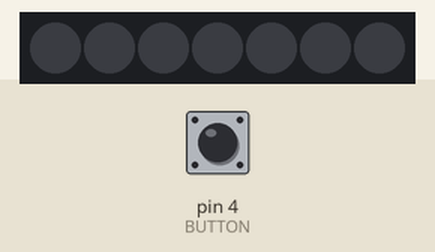
Recording of a sketch running on a simulated Arduino Uno, built with avr-gcc and run on an emulated ATmega328P. On the bench: 7 RGB LEDs in strip order, left to right. The test bench sets the inputs (shaded band); at power-on: pin 4 (BUTTON) LOW. Dim RGB values are drawn brighter than linear.

Above: at 1.2 s.
1.3 s: pin 4 (BUTTON) pulled HIGH for 3.2 s
At 3.1 s:
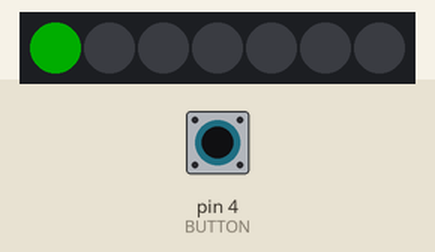
At 5.2 s:
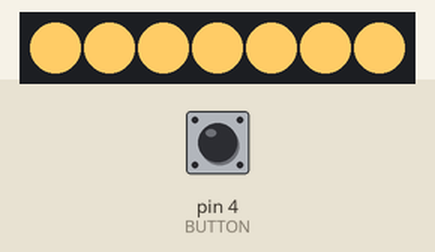
6.0 s: pin 4 (BUTTON) pulled HIGH for 3.2 s
At 7.8 s:
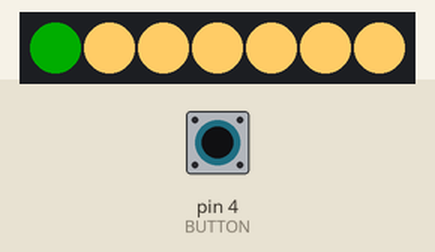
Timing chart, 0 to 10.7 s (numbered marks = the images above; inputs shaded):
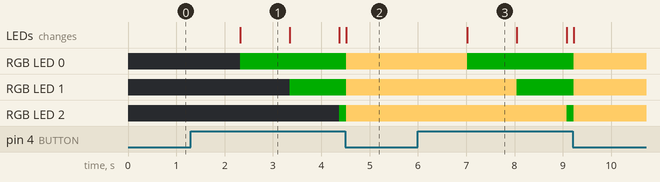

Measured:
- after the input at 1.3 s, RGB LED 0: off → RGB(0, 50, 0) after 1.0 s, → RGB(255, 204, 102) 2.2 s later; RGB LED 1: off → RGB(0, 50, 0) after 2.0 s, → RGB(255, 204, 102) 1.2 s later; RGB LED 2: off → RGB(0, 50, 0) after 3.1 s, → RGB(255, 204, 102) 0.14 s later; the LEDs: change after 1.0 s (image 1)
- after the input at 6.0 s, RGB LED 0: RGB(255, 204, 102) → RGB(0, 50, 0) after 1.0 s, → RGB(255, 204, 102) 2.2 s later; RGB LED 1: RGB(255, 204, 102) → RGB(0, 50, 0) after 2.0 s, → RGB(255, 204, 102) 1.2 s later; RGB LED 2: RGB(255, 204, 102) → RGB(0, 50, 0) after 3.1 s, → RGB(255, 204, 102) 0.14 s later; the LEDs: change after 1.0 s (image 3)
- what the display in image 1 shows lasts 1.0 s, from 2.3 s to 3.3 s

The sketch:

main.ino
```cpp
#include <Arduino.h>
#include <Adafruit_NeoPixel.h>
#ifdef __AVR__
 #include <avr/power.h> // Required for 16 MHz Adafruit Trinket
#endif

// Which pin on the Arduino is connected to the NeoPixels?
#define RING_SIZE         7                                                                             // DEFINITION: The amount of LEDs on the ring
#define RING_PIN          6                                                                             // DEFINITION: The pin to which the tx/rx pin for the Neo Pixel is attached
#define BUTTON            4                                                                             // DEFINITION: The input for the pushbutton

const int colour_white[3]       = {255, 255, 255};                                                      // CONSTANT: COLOUR - WHITE
const int colour_orange[3]      = {255, 50, 0};                                                         // CONSTANT: COLOUR - ORANGE
const int colour_nightlight[3]  = {255, 204, 102};                                                      // CONSTANT: COLOUR - ORANGE
const int colour_red[3]         = {255, 0, 0};                                                          // CONSTANT: COLOUR - WHITE
const int colour_yellow[3]      = {255, 255, 0};                                                        // CONSTANT: COLOUR - YELLOW
const int colour_green[3]       = {0, 50, 0};                                                           // CONSTANT: COLOUR - GREEN
const int colour_blue[3]        = {0, 0, 255};                                                          // CONSTANT: COLOUR - BLUE
const int colour_purple[3]      = {255, 0, 255};                                                        // CONSTANT: COLOUR - BLUE
const int colour_startup[3]     = {255, 200, 0};                                                        // CONSTANT: COLOUR - COLOUR MIX FOR STARTUP

Adafruit_NeoPixel ring = Adafruit_NeoPixel(RING_SIZE, RING_PIN,   NEO_GRB + NEO_KHZ800);                // VARIABLE: A neo pixel ring to be managed
int   delay_value = 20;                                                                                 // VARIABLE: A delay value .
bool  buttonState = LOW;                                                                                // VARIABLE: Initialise a button state variable
int   ringled[24][3] = {0};                                                                             // VARIABLE: A variable to hold the colour state of each LED on a ring
int   R = 0;                                                                                            // VARIABLE: Used for positional arguments to make the 2D array more readable (RED)
int   G = 1;                                                                                            // VARIABLE: Used for positional arguments to make the 2D array more readable (GREEN)
int   B = 2;                                                                                            // VARIABLE: Used for positional arguments to make the 2D array more readable (BLUE)
int   button_depress_interval_count = 0;                                                                // VARIABLE: Used to indicate the duration that the button was depressed.
int   timer_count = 0;                                                                                  // VARIABLE: An iterator for one second intervals.
int   timer_1second = 1000/delay_value;                                                                 // VARIABLE: A value that reprisents when the count hits 1 second.
int   total_time  = 0;                                                                                  // VARIABLE: A value indicating how many LEDs must be enabled.
int   current_leds = 0;                                                                                 // VARIABLE: How many LEDs have been activated
int   light_duration_delta = 60;                                                                        // VARIABLE: 150s = 2.5 minutes
int   timer = 0;                                                                                        // VARIABLE: A variable to count up
float fade_speed = 0.9;                                                                                 // VARIABLE: A variable to define how fast the fade works

// -------------------------------------------------------------------------------------------------------------------------------------------------------------------------------> FUNCTIONS: Fade Out
// Run a fade out program

void fade_all(){                                                                                        // FUNCTION START: A function that will fade all of the LED's colour settings by a fixed amount
    for(int count = 0; count < RING_SIZE; count++ ){                                                    //  0. [1] Iterate through the LEDs on the ring
      ringled[count][R] = (int)floor(ringled[count][R]*fade_speed);                                     //  1. Fade the current red colour setting on this LED by one step
      ringled[count][G] = (int)floor(ringled[count][G]*(fade_speed-0.1));                               //  1. Fade the current green colour setting on this LED by one step
      ringled[count][B] = (int)floor(ringled[count][B]*(fade_speed-0.4));                               //  1. Fade the current blue colour setting on this LED by one step
    }                                                                                                   //  0. [1] END
}

// -------------------------------------------------------------------------------------------------------------------------------------------------------------------------------> FUNCTIONS: LED Update
// Push colour data to all LEDs in ring

void update_leds(){                                                                                     // FUNCTION START: Send the colour settings to the LED
    for(int count = 0; count < int(RING_SIZE); count++ ){                                               //  0. [1] Iterate through the LEDs on the ring
      ring.setPixelColor(count, ringled[count][R],ringled[count][G],ringled[count][B]);                 //  1. Send the colour information to the ring buffer
    }                                                                                                   //  0. [1] END
   ring.show();                                                                                         //  0. Update the pixel state based on new settings
}

// -------------------------------------------------------------------------------------------------------------------------------------------------------------------------------> FUNCTIONS: Set LEDs on
// Set all LEDs on

void set_leds_on(){
  for(int count = 0; count < RING_SIZE; count++ ){
    memcpy(ringled[count],colour_nightlight, sizeof(ringled[1]));
  }
}

// -------------------------------------------------------------------------------------------------------------------------------------------------------------------------------> FUNCTIONS: Handle button press
// Check for button press

bool button_pressed(){
  if (digitalRead(BUTTON)){
    button_depress_interval_count++;
    return true;
    }
  else {
    if (button_depress_interval_count != 0) {
      }
    button_depress_interval_count = 0;
  }
  return false;
}

// -------------------------------------------------------------------------------------------------------------------------------------------------------------------------------> FUNCTIONS: Input colours
//On button press, change colours every 5 LEDs

void change_colours(){
      if (current_leds > 24){
        set_leds_on();
      }
      else if (current_leds > 20){
        for(int count = 20; count < current_leds; count++ )
        {
          memcpy(ringled[count],colour_purple, sizeof(ringled[1]));
        }
      }
      else if (current_leds > 15)
      {
        for(int count = 15; count < current_leds; count++ )
        {
          memcpy(ringled[count],colour_red, sizeof(ringled[1]));
        }
      }
      else if (current_leds > 10)
      {
        for(int count = 10; count < current_leds; count++ )
        {
          memcpy(ringled[count],colour_yellow, sizeof(ringled[1]));
        }
      }
      else if (current_leds > 5)
      {
        for(int count = 5; count < current_leds; count++ )
        {
        memcpy(ringled[count],colour_blue, sizeof(ringled[1]));
        }
      }
      else {
        for(int count = 0; count < current_leds; count++ )
        {
          memcpy(ringled[count],colour_green, sizeof(ringled[1]));
        }
      }
}


// -------------------------------------------------------------------------------------------------------------------------------------------------------------------------------> FUNCTIONS: Handle user input states
// Handle the user input.

void check_for_user_input(){
  if (button_pressed()){
    if (button_depress_interval_count >= timer_1second){
      current_leds = (int)floor(button_depress_interval_count/timer_1second);
      change_colours();
    }
  } else {
    if (current_leds > 0){
      total_time = current_leds*light_duration_delta;
      set_leds_on();
      button_depress_interval_count = 0;
      current_leds = 0;
    }
  }
}

// -------------------------------------------------------------------------------------------------------------------------------------------------------------------------------> FUNCTIONS: Handle timeout
// Handle timeout

void timer_tick(){
  timer++;
  if (timer == timer_1second*5){
    timer = 0;
    if (total_time > 0) {
      total_time--;
      if (total_time < 60) {
        if (total_time < 5){
          fade_speed = 0.45;
        }
        fade_all();
      }
    }
    else (ring.clear());
  }
}


// -------------------------------------------------------------------------------------------------------------------------------------------------------------------------------> FUNCTIONS: INITIALIZATION
// Initialize the Arduino

void setup() {
  pinMode(BUTTON, INPUT);                                                                               // PIN: Switch
  ring.begin();                                                                                         // INITIALIZE NeoPixel strip object (REQUIRED)
  ring.clear();                                                                                         // Turn off all LEDs
  ring.show();                                                                                          // Send the updated pixel colors to the hardware
}

// -------------------------------------------------------------------------------------------------------------------------------------------------------------------------------> FUNCTIONS: MAIN
// Run main application

void loop() {
  timer_tick();                                                                                         //  0. Count down.
  check_for_user_input();                                                                               //  0. Check and update if user input is applied
  update_leds();                                                                                        //  0. Push the latest colour information to the LEDs
  delay(delay_value);                                                                                   //  0. Delay before next update
}                                                                                                       // FUNCTION END!


// -------------------------------------------------------------------------------------------------------------------------------------------------------------------------------> NOTES

// Set Specific Pin         - ring.setPixelColor(0, ring.Color(0,50,0));
// Clear all Pins           - ring.clear();
// Set all Pins             - ring.fill(12582656, 0 ,24);
// Set all Pin Brightness   - ring.setBrightness(10);
// Code Notes               - https://learn.adafruit.com/adafruit-neopixel-uberguide/arduino-library-use
// COLOURS                  - https://www.shodor.org/stella2java/rgbint.html
```
